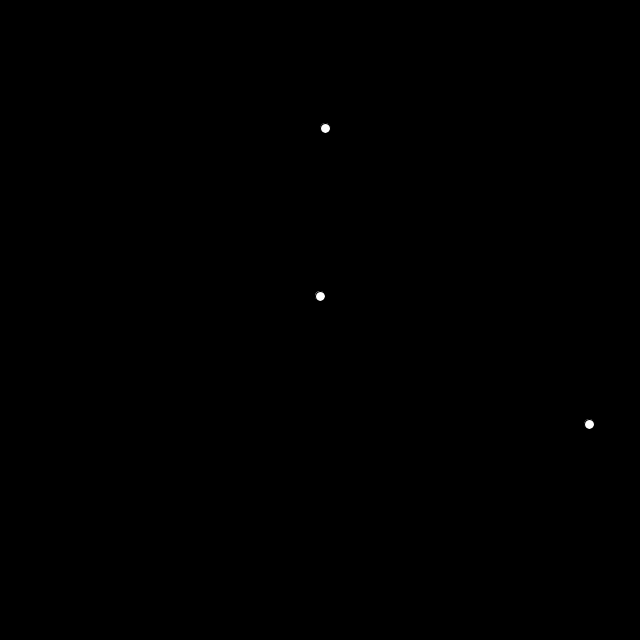
Frame 1 (no input)
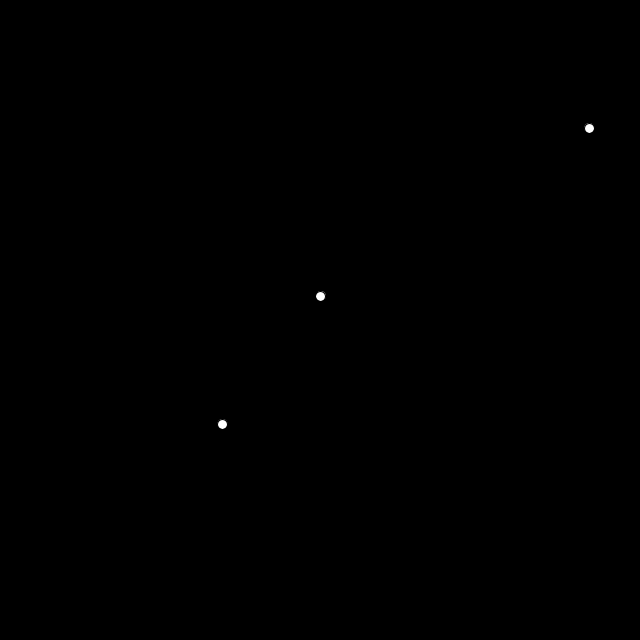
Frame 60 (the mouse pressed at the canvas centre just before this capture)
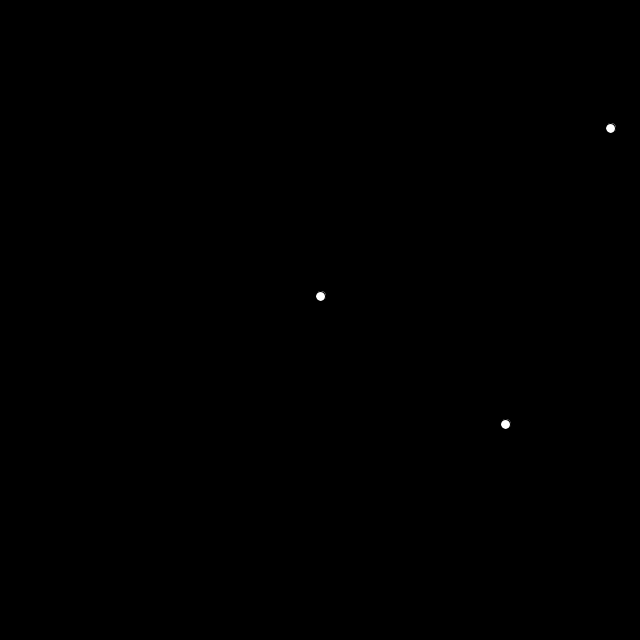
Frame 120 (the mouse held since frame 60 and released just before this capture)

The Processing sketch that drew these frames (run headless with seeded random() and noise(); from frame 60 on, the mouse is pressed at the canvas centre):

// Processing sketch: sketch_05_trigo
// ── sketch_05_trigo.pde


void setup() {
  size(640, 640);
  background(0);
}

void draw() {
  background(0);
  ellipse(width/2+sin((float)frameCount/60)*width/2,height*20/100,10,10);
  ellipse(width/2+sin((float)frameCount/60),height*40/100 + 40,10,10);
  ellipse(width/2+sin((float)frameCount)*width/2,height*60/100 + 40,10,10);
  
  fill(255);
  
  
}
